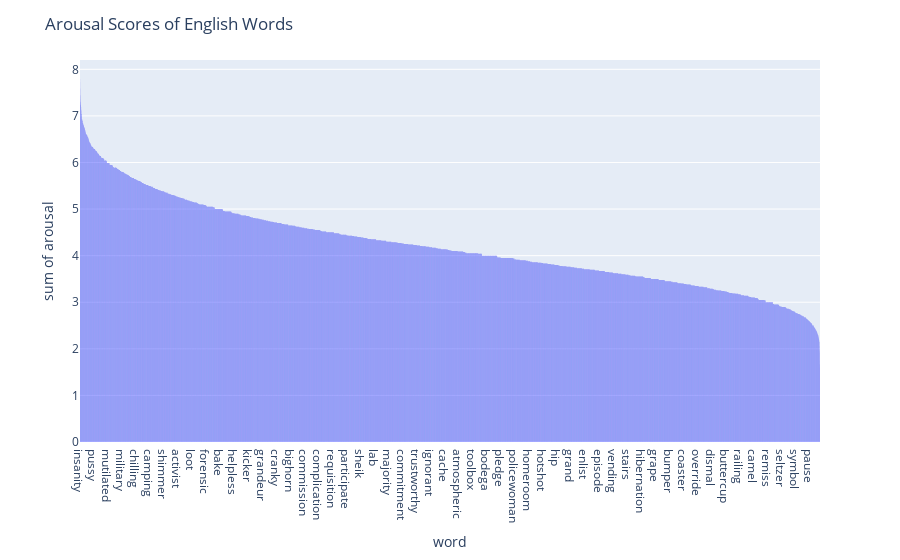

Source (notebook cell):
### Code cell
arousal_df = mood_df.sort_values(by=['arousal'], ascending = False)
fig = px.histogram(arousal_df, x=arousal_df.index, y = 'arousal')
fig.update_layout(
    title={
        'text': 'Arousal Scores of English Words',
    })
fig.show()

### Figure 1 — Plotly figure (JSON) as saved in the notebook; plotly's stock layout.template omitted (floating-point values rounded to 4 significant figures; data arrays with more than 128 entries replaced by an {"elided": "..."} marker saying what was removed)
{"data": [{"alignmentgroup": "True", "bingroup": "x", "histfunc": "sum", "hovertemplate": "word=%{x}<br>sum of arousal=%{y}<extra></extra>", "legendgroup": "", "marker": {"color": "#636efa", "pattern": {"shape": ""}}, "name": "", "offsetgroup": "", "orientation": "v", "showlegend": false, "type": "histogram", "x": {"elided": "13915 str values"}, "xaxis": "x", "y": {"elided": "13915 float values"}, "yaxis": "y"}], "layout": {"autosize": true, "barmode": "relative", "legend": {"tracegroupgap": 0}, "margin": {"t": 60}, "title": {"text": "Arousal Scores of English Words"}, "xaxis": {"anchor": "y", "autorange": true, "domain": [0, 1], "range": [-0.5, 13910.0], "title": {"text": "word"}, "type": "category"}, "yaxis": {"anchor": "x", "autorange": true, "domain": [0, 1], "range": [0, 8.2], "title": {"text": "sum of arousal"}, "type": "linear"}}}
